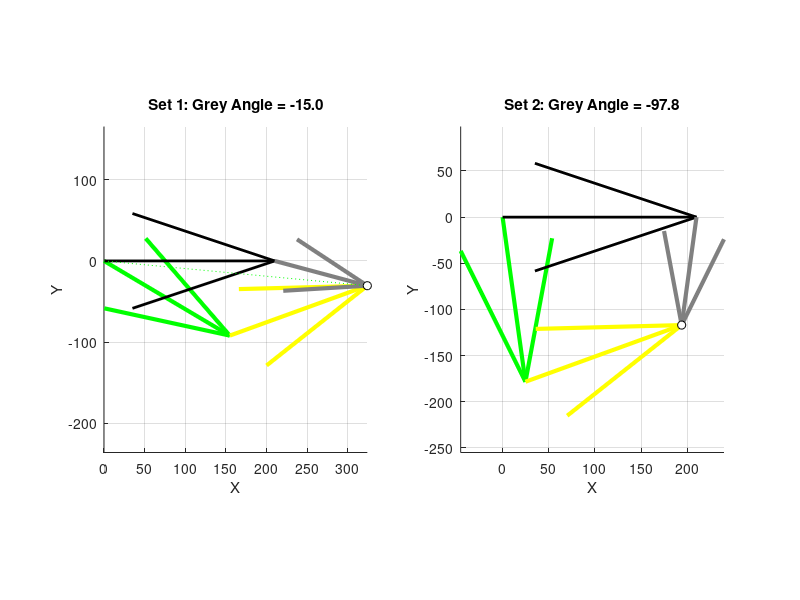

This chart was generated by the following MATLAB code:
clear all; close all; clc;

%% 1. SYSTEM PARAMETERS (Loop 1: Green -> Yellow -> Grey)
L1 = 210; % d (Ground)
L2 = 180; % a (Green Link - Crank)
L3 = 180; % b (Yellow Link - Coupler/Input Known)
L4 = 118; % c (Grey Link - Output)

% Parameter mapping
a = L2;
b = L3;
c = L4;
d = L1;

% โจทย์กำหนดมุม Link 3 (Yellow) มาให้
theta3_deg = 19.94;
q3 = deg2rad(theta3_deg); 

%% 2. SOLVER (Given q3, Find q2 and q4)
% เราจะใช้สูตรที่ประยุกต์มาจาก Vector Loop เพื่อหา q2 ก่อน
% สมการ: P*cos(q2) + Q*sin(q2) + R = 0

Kx = b*cos(q3) - d;
Ky = b*sin(q3);

P = 2*a*Kx;
Q = 2*a*Ky;
R = a^2 + Kx^2 + Ky^2 - c^2;

% แก้สมการ Quadratic หา t = tan(q2/2)
% (R - P)t^2 + 2Qt + (R + P) = 0
A_quad = R - P;
B_quad = 2*Q;
C_quad = R + P;

det = B_quad^2 - 4*A_quad*C_quad;
if det < 0
    error('No solution');
end

% หา q2 (Green) - มี 2 คำตอบ
t1 = (-B_quad + sqrt(det)) / (2*A_quad);
t2 = (-B_quad - sqrt(det)) / (2*A_quad);

q2_1 = 2*atan(t1);
q2_2 = 2*atan(t2);

% หา q4 (Grey) จาก q2 ที่ได้
% c*cos(q4) = a*cos(q2) + Kx
% c*sin(q4) = a*sin(q2) + Ky

% Set 1
val_cos1 = (a*cos(q2_1) + Kx) / c;
val_sin1 = (a*sin(q2_1) + Ky) / c;
q4_1 = atan2(val_sin1, val_cos1);

% Set 2
val_cos2 = (a*cos(q2_2) + Kx) / c;
val_sin2 = (a*sin(q2_2) + Ky) / c;
q4_2 = atan2(val_sin2, val_cos2);

% แปลงเป็น Degree
q2_1d = rad2deg(q2_1); q4_1d = rad2deg(q4_1);
q2_2d = rad2deg(q2_2); q4_2d = rad2deg(q4_2);

fprintf('=== Results ===\n');
fprintf('Known Yellow(q3) = %.2f\n', theta3_deg);
fprintf('Set 1: Green(q2)=%.2f, Grey(q4)=%.2f\n', q2_1d, q4_1d);
fprintf('Set 2: Green(q2)=%.2f, Grey(q4)=%.2f\n', q2_2d, q4_2d);

%% 3. VECTOR DEFINITION (Exp style like Professor)
% สร้าง Vector จากผลลัพธ์ที่ได้
% เราจะ Plot ทั้ง 2 sets เพื่อเทียบดูว่าอันไหน Grey ตั้งฉาก

% --- Set 1 ---
RA_1 = a*exp(1j*q2_1);      % Green
RBA_1 = b*exp(1j*q3);       % Yellow (Known q3)
RB_1 = RA_1 + RBA_1;        % Resultant B (Loop Left side)

RO4O2 = d*exp(1j*0);        % Ground
RBO4_1 = c*exp(1j*q4_1);    % Grey
RB_Right_1 = RO4O2 + RBO4_1; % Resultant B (Loop Right side)

% --- Set 2 ---
RA_2 = a*exp(1j*q2_2);      % Green
RBA_2 = b*exp(1j*q3);       % Yellow (Known q3)
RB_2 = RA_2 + RBA_2;

RBO4_2 = c*exp(1j*q4_2);    % Grey

% แยก Component
RO4O2x = real(RO4O2); RO4O2y = imag(RO4O2);

% Set 1 Components
RA1x = real(RA_1); RA1y = imag(RA_1);
RBA1x = real(RBA_1); RBA1y = imag(RBA_1);
RB1x = real(RB_1); RB1y = imag(RB_1);
RBO41x = real(RBO4_1); RBO41y = imag(RBO4_1);

% Set 2 Components
RA2x = real(RA_2); RA2y = imag(RA_2);
RBA2x = real(RBA_2); RBA2y = imag(RBA_2);
RB2x = real(RB_2); RB2y = imag(RB_2);
RBO42x = real(RBO4_2); RBO42y = imag(RBO4_2);

%% 4. PLOTTING (Professor's Quiver Style)
figure('Color','w','Position',[100 100 1000 500]);

% --- Plot Set 1 ---
subplot(1,2,1); hold on; axis equal; grid on;
title(['Set 1: Grey Angle = ' num2str(q4_1d,'%.1f')]);
xlabel('X'); ylabel('Y');

% Loop Left Side (Green + Yellow)
quiver(0, 0, RA1x, RA1y, 0, 'g', 'LineWidth', 3, 'MaxHeadSize', 0.5); % Green
quiver(RA1x, RA1y, RBA1x, RBA1y, 0, 'y', 'LineWidth', 3, 'MaxHeadSize', 0.5); % Yellow

% Loop Right Side (Ground + Grey)
quiver(0, 0, RO4O2x, RO4O2y, 0, 'k', 'LineWidth', 2, 'MaxHeadSize', 0.5); % Ground
quiver(RO4O2x, RO4O2y, RBO41x, RBO41y, 0, 'Color', [0.5 0.5 0.5], 'LineWidth', 3, 'MaxHeadSize', 0.5); % Grey

% Resultant Check (Green line to B)
plot([0 RB1x], [0 RB1y], 'g:'); 
plot(RB1x, RB1y, 'ko', 'MarkerFaceColor', 'w');


% --- Plot Set 2 ---
subplot(1,2,2); hold on; axis equal; grid on;
title(['Set 2: Grey Angle = ' num2str(q4_2d,'%.1f')]);
xlabel('X'); ylabel('Y');

% Loop Left Side (Green + Yellow)
quiver(0, 0, RA2x, RA2y, 0, 'g', 'LineWidth', 3, 'MaxHeadSize', 0.5); % Green
quiver(RA2x, RA2y, RBA2x, RBA2y, 0, 'y', 'LineWidth', 3, 'MaxHeadSize', 0.5); % Yellow

% Loop Right Side (Ground + Grey)
quiver(0, 0, RO4O2x, RO4O2y, 0, 'k', 'LineWidth', 2, 'MaxHeadSize', 0.5); % Ground
quiver(RO4O2x, RO4O2y, RBO42x, RBO42y, 0, 'Color', [0.5 0.5 0.5], 'LineWidth', 3, 'MaxHeadSize', 0.5); % Grey

% Resultant Check
plot(RB2x, RB2y, 'ko', 'MarkerFaceColor', 'w');
